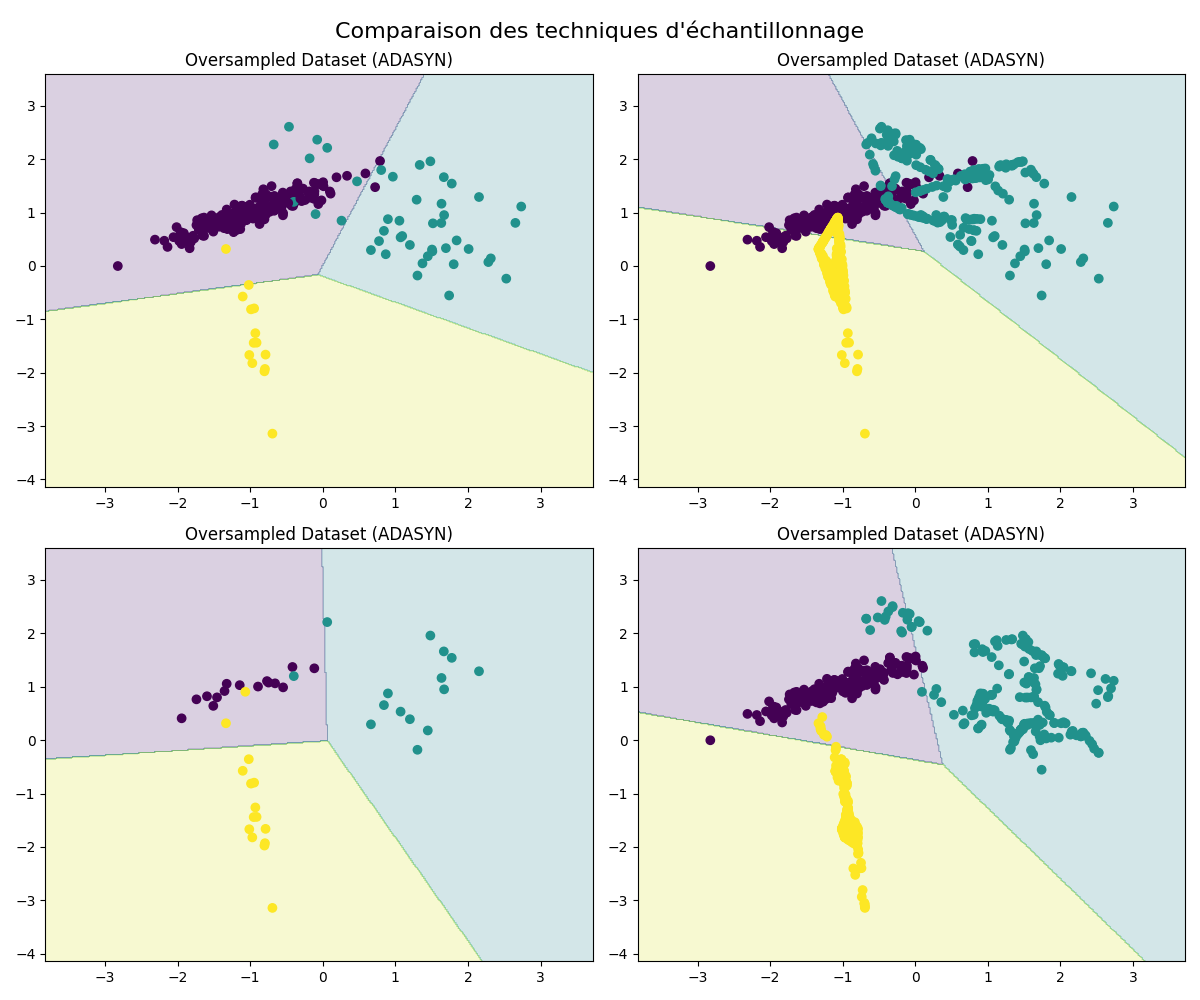

Write the Python code that produced this figure.
import numpy as np
import matplotlib.pyplot as plt
from sklearn.datasets import make_classification
from sklearn.discriminant_analysis import LinearDiscriminantAnalysis
from imblearn.over_sampling import ADASYN
from imblearn.under_sampling import RandomUnderSampler
from imblearn.combine import SMOTEENN

# Création du jeu de données déséquilibré
X, y = make_classification(n_samples=300, n_features=2, n_informative=2, n_redundant=0, n_classes=3, n_clusters_per_class=1, weights=[0.8, 0.15, 0.05], random_state=42)
datasets = [{"title": "Orignal", "x": X, "y": y}]

# Oversampling avec ADASYN
ada = ADASYN(random_state=42)
X_ada, y_ada = ada.fit_resample(X, y)
datasets.append({"title": "Sur-Echantillonnage (ADASYN)", "x": X_ada, "y": y_ada})

# Undersampling avec RandomUnderSampler
rus = RandomUnderSampler(random_state=42)
X_rus, y_rus = rus.fit_resample(X, y)
datasets.append({"title": "Sous-Echantillonnage (RandomUnderSampler)", "x": X_rus, "y": y_rus})

# Ensemble avec SMOTEENN
smn = SMOTEENN(random_state=42)
X_smn, y_smn = smn.fit_resample(X, y)
datasets.append({"title": "Technique d'ensemble (SMOTEENN)", "x": X_smn, "y": y_smn})

# Affichages
fig, axes = plt.subplots(2, 2, figsize=(12, 10))
fig.suptitle("Comparaison des techniques d'échantillonnage", fontsize=16)

# Préparation du LDA (pour afficher les zones sur les figures)
lda = LinearDiscriminantAnalysis()
x_min, x_max = X[:, 0].min() - 1, X[:, 0].max() + 1
y_min, y_max = X[:, 1].min() - 1, X[:, 1].max() + 1
xx, yy = np.meshgrid(np.arange(x_min, x_max, 0.02), np.arange(y_min, y_max, 0.02))

for i in range(4):
    a_i, a_j = i // 2, i % 2
    lda.fit(datasets[i]["x"], datasets[i]["y"])
    Z = lda.predict(np.c_[xx.ravel(), yy.ravel()])
    Z = Z.reshape(xx.shape)
    axes[a_i, a_j].contourf(xx, yy, Z, alpha=0.2)
    axes[a_i, a_j].scatter(datasets[i]["x"][:, 0], datasets[i]["x"][:, 1], c= datasets[i]["y"])
    axes[a_i, a_j].set_title("Oversampled Dataset (ADASYN)")

plt.tight_layout()
plt.show()
